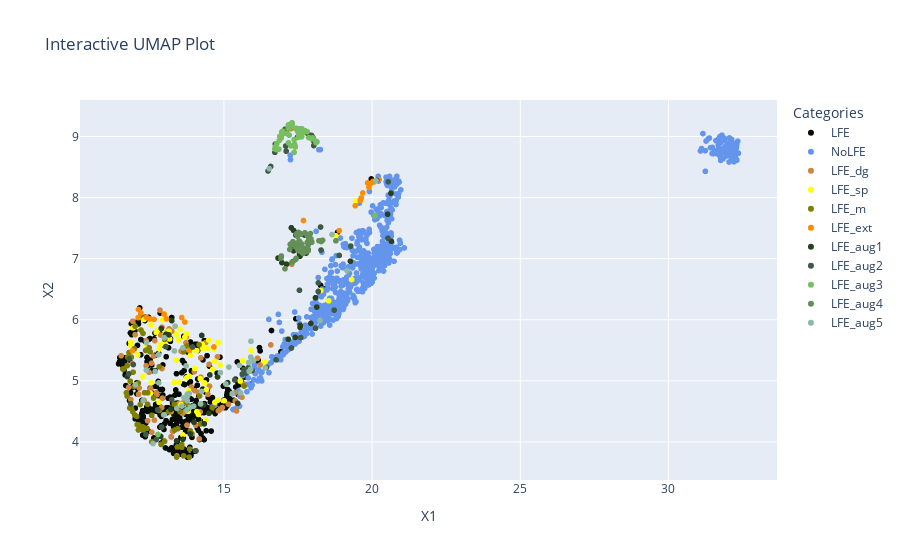

The code cell stored with this chart in its notebook:
### Code cell
df = pd.DataFrame(X_reduced, columns=['X1', 'X2', 'X3', 'X4'])
df['Label'] = labels

# Create an interactive scatter plot with Plotly
fig = px.scatter(df, x='X1', y='X2', color='Label',
                 color_discrete_map=color_map,  # Use the color map
                 labels={'Label': 'Categories'},
                 title='Interactive UMAP Plot')
fig.update_layout(
    xaxis_type="log"
      # Set x-axis to logarithmic scale
       # Set y-axis to logarithmic scale
)
# Show the plot
fig.show()
